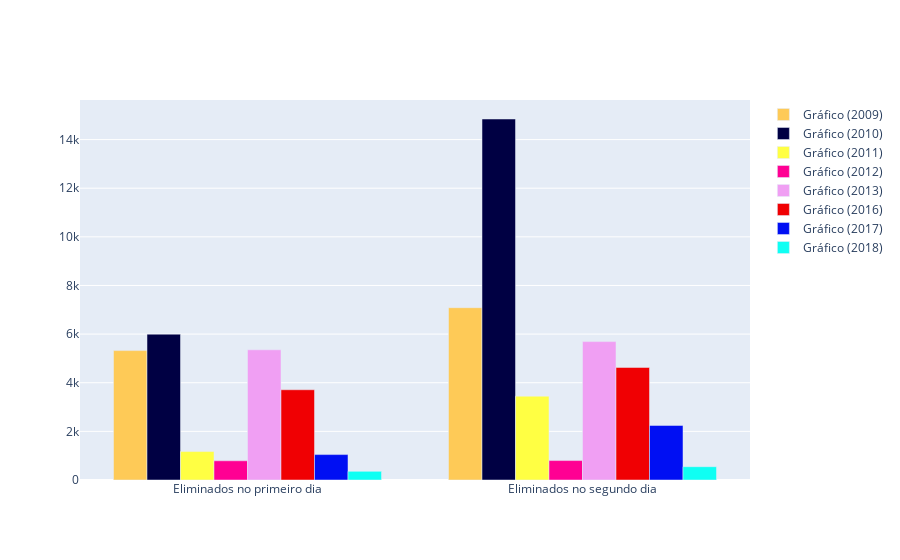

Notebook cell for this chart:
### Markdown cell above
## Relação entre matriculados e eliminados

### Code cell
dftudo1 = go.Bar(x = ['Eliminados no primeiro dia','Eliminados no segundo dia'],
                y = [df2009dia1[2], df2009dia2[2]],
                name = 'Gráfico (2009)',
                marker = {'color': '#feca57'})
dftudo2 = go.Bar(x = ['Eliminados no primeiro dia','Eliminados no segundo dia'],
                y = [df2010dia1[2], df2010dia2[2]],
                name = 'Gráfico (2010)',
                marker = {'color': '#000043'})
dftudo3 = go.Bar(x = ['Eliminados no primeiro dia','Eliminados no segundo dia'],
                y = [df2011dia1[2], df2011dia2[2]],
                name = 'Gráfico (2011)',
                marker = {'color': '#ffff43'})
dftudo4 = go.Bar(x = ['Eliminados no primeiro dia','Eliminados no segundo dia'],
                y = [df2012dia1[2], df2012dia2[2]],
                name = 'Gráfico (2012)',
                marker = {'color': '#ff0093'})
dftudo5 = go.Bar(x = ['Eliminados no primeiro dia','Eliminados no segundo dia'],
                y = [df2013dia1[2], df2013dia2[2]],
                name = 'Gráfico (2013)',
                marker = {'color': '#f09ff3'})
dftudo6 = go.Bar(x = ['Eliminados no primeiro dia','Eliminados no segundo dia'],
                y = [df2016dia1[2], df2016dia2[2]],
                name = 'Gráfico (2016)',
                marker = {'color': '#f00003'})
dftudo7 = go.Bar(x = ['Eliminados no primeiro dia','Eliminados no segundo dia'],
                y = [df2017dia1[2], df2017dia2[2]],
                name = 'Gráfico (2017)',
                marker = {'color': '#000ff3'})
dftudo8 = go.Bar(x = ['Eliminados no primeiro dia','Eliminados no segundo dia'],
                y = [df2018dia1[2], df2018dia2[2]],
                name = 'Gráfico (2018)',
                marker = {'color': '#0ffff3'})
data = [dftudo1,dftudo2,dftudo3,dftudo4,dftudo5,dftudo6,dftudo7,dftudo8]
py.iplot(data)

### Figure 1 — Plotly figure (JSON) as saved in the notebook; plotly's stock layout.template omitted (floating-point values rounded to 4 significant figures)
{"data": [{"marker": {"color": "#feca57"}, "name": "Gráfico (2009)", "type": "bar", "x": ["Eliminados no primeiro dia", "Eliminados no segundo dia"], "y": [5322, 7086]}, {"marker": {"color": "#000043"}, "name": "Gráfico (2010)", "type": "bar", "x": ["Eliminados no primeiro dia", "Eliminados no segundo dia"], "y": [5997, 14846]}, {"marker": {"color": "#ffff43"}, "name": "Gráfico (2011)", "type": "bar", "x": ["Eliminados no primeiro dia", "Eliminados no segundo dia"], "y": [1169, 3448]}, {"marker": {"color": "#ff0093"}, "name": "Gráfico (2012)", "type": "bar", "x": ["Eliminados no primeiro dia", "Eliminados no segundo dia"], "y": [790, 799]}, {"marker": {"color": "#f09ff3"}, "name": "Gráfico (2013)", "type": "bar", "x": ["Eliminados no primeiro dia", "Eliminados no segundo dia"], "y": [5355, 5692]}, {"marker": {"color": "#f00003"}, "name": "Gráfico (2016)", "type": "bar", "x": ["Eliminados no primeiro dia", "Eliminados no segundo dia"], "y": [3711, 4629]}, {"marker": {"color": "#000ff3"}, "name": "Gráfico (2017)", "type": "bar", "x": ["Eliminados no primeiro dia", "Eliminados no segundo dia"], "y": [1045, 2244]}, {"marker": {"color": "#0ffff3"}, "name": "Gráfico (2018)", "type": "bar", "x": ["Eliminados no primeiro dia", "Eliminados no segundo dia"], "y": [355, 547]}], "layout": {}}
